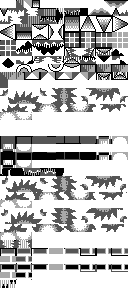
#> input picture levels/chr_data/bg_tiles.png, 128 x 288 px, given in place of sprite_tiles.png, which was not available
$ python make_cube_icon_frames.py ../levels/chr_data/bg_tiles.png
#> lines starting #> are read from the running program, lines starting #| are printed output that depends on the picture
"""In-game rotation frames of the cube icons (icon select icons 0..25).

    python tools/make_cube_icon_frames.py            # frames PNG -> C (creates the PNG if missing)
    python tools/make_cube_icon_frames.py --regen    # (re)make the frames PNG

levels/chr_data/game_art/cube_icon_frames.png: icon 0, the original cube, 24 frames of 16x16: 0, 7.5, ...
172.5 degrees clockwise (the game draws 180..352.5 as these flipped both ways). Grey level =
sprite colour: white transparent, light grey 1 (secondary colour), dark grey 2 (primary
colour), black 3. Its hand-drawn 15 degree frames from sprite_tiles.png; in between, the frame
before turned 7.5 degrees (RotSprite) with its outline cleaned up (between). Can be touched up by
hand: --regen overwrites it.

levels/chr_data/game_art/fd_cube_frames.png: icons 1..26, the Famidash cubes (famidash-main next to this
repo: GRAPHICS/Icons/bankicon01..0E.chr - not 00, its default cube -, the 10 contest winners,
starfox.chr, cat.chr), one 16 px row each, 24 frames of 16x16 like icon 0: 0, 7.5, ... 172.5
degrees clockwise (cat.chr: an 8 KB sheet with 22.5 degree frames, see fd_sheet_frames). The 15 degree ones: 0..75 are Famidash's hand-drawn quarter turn, 90..165 the same
turned 90 degrees (exact, pixel for pixel), or the quarter again for an icon that looks the same
turned or spins in 3D (see fd_frames). The ones in between like icon 0's, or the frame before
again for the icons drawn spinning in 3D (FD_3D). 14x14 at
(1, 1) like the original cube. Made when missing or with --regen (needs famidash-main then).

levels/chr_data/game_art/ship_frames.png: the ship, 31 frames of 16x16 from 45 degrees nose down to 45 up
in 3 degree steps (same colours). The old hand-drawn ship frames at 45, 24, 0, -24, -45 degrees,
RotSprite of the level one in between; made when missing or with --regen.

levels/chr_data/game_art/ball_frames.png: the ball, 24 frames like a cube icon. Its old hand-drawn frames at
0 and 30 degrees, RotSprite in between; made when missing or with --regen.

levels/chr_data/game_art/ufo_frames.png: the UFO, Famidash's (GRAPHICS/Icons/bankicon00.chr tiles $3E/$3F,
the left half of an 8x16 pair it draws mirrored for the right), 5 frames: 15 and 8 degrees nose
down, level, 8 and 15 up (same colours): RotSprite of the level one; made when missing or with
--regen (needs famidash-main then).

levels/chr_data/game_art/mini_frames.png: the mini ship, ball and UFO, frames of 8x8 (same colours), RotSprite
of their 8x8 images in sprite_tiles.png (pairs 61, 62, 9: the top halves): the ship 30, 15, 0, -15,
-30 degrees clockwise (45 does not fit 8x8; its black outline weighted down, see mini_frames), the
ball 0, 22.5 .. 157.5 (like a cube icon, the other half turn flipped both ways), the UFO level, 8 and
15 degrees nose down (drawn mirrored for nose up). Made when missing or with --regen.

src/graphics/cube_icon_frames.c (bank 61: icon 0, ship, ball, UFO, mini frames) and cube_fd_frames_0.c /
cube_fd_frames_1.c .. cube_fd_frames_4.c (banks 62 / 63 / 66 / 67 / 68: 10 icons each, the last 5), nothing
else in their banks, not even
code (GDMA needs 16 byte aligned data): per frame 4 sprite tiles, left 8x16 pair then right pair
(64 bytes). The gameplay VBlank handler copies the frame shown into sprite tiles 0..3 / 4..7.
"""
import math
import sys
from collections import deque
from pathlib import Path

from PIL import Image

ROOT = Path(__file__).resolve().parent.parent
FRAMES = ROOT / "levels" / "chr_data" / "game_art" / "cube_icon_frames.png"
FD_PNG = ROOT / "levels" / "chr_data" / "game_art" / "fd_cube_frames.png"
FD_ROOT = ROOT.parent / "famidash-main"
FD_CHR = [f"GRAPHICS/Icons/bankicon{i:02X}.chr" for i in range(1, 15)] + \
         [f"fan icon collection/CONTEST WINNERS/contest{i:X}.chr" for i in range(1, 11)] + \
         ["fan icon collection/starfox.chr"]
CUSTOM_ICONS = [
    (ROOT / "levels" / "chr_data" / "game_art" / "improved_cat_icon.chr", [0, 1, 16, 17]),
    (ROOT / "levels" / "chr_data" / "game_art" / "pbaxx.chr", [0, 1, 16, 17]),
    (ROOT / "levels" / "chr_data" / "game_art" / "tiny_coins_cube_3.chr", [32, 33, 48, 49]),
]
# tiny_coins_more_cubes.chr: 18 cubes in 2x2 tile blocks, 5 / 5 / 4 / 4 per row at tile rows 2, 4, 6, 8;
# the first one is tiny_coins_cube_3.chr above
MORE_CHR = ROOT / "levels" / "chr_data" / "game_art" / "tiny_coins_more_cubes.chr"
for _r, _n in ((2, 5), (4, 5), (6, 4), (8, 4)):
    for _c in range(_n):
        if (_r, _c) != (2, 0):
            _t = 16 * _r + 2 * _c
            CUSTOM_ICONS.append((MORE_CHR, [_t, _t + 1, _t + 16, _t + 17]))
#> in main, `img = Image.new("L", (NUM_FRAMES * 16, 16), 255)`: img: PIL image 384x16 L; every value is 255

FD_COUNT, FD_FRAMES, FD_PER_BANK, FD_BANKS = len(FD_CHR) + len(CUSTOM_ICONS), 24, 10, (62, 63, 66, 67, 68)
# drawn spinning in 3D, not in the picture's plane: no turned frames in between
FD_3D = {"contest1.chr", "contest5.chr", "contest8.chr"}
OUT_C = ROOT / "src" / "graphics" / "cube_icon_frames.c"
OUT_FD_C = ROOT / "src" / "graphics" / "cube_fd_frames_{}.c"
OUT_H = ROOT / "include" / "cube_icon_frames.h"
NUM_FRAMES = 24
SHIP_PNG = ROOT / "levels" / "chr_data" / "game_art" / "ship_frames.png"
SHIP_FRAMES = 31                     # 45 .. -45 degrees in 3 degree steps
SHIP_IDX = lambda deg: (45 - deg) // 3
HAND_SHIP = {0: 45, 1: 24, 3: 0, 5: -24, 6: -45}   # old hand-drawn frame: its angle (2, 4 were generated)
BALL_PNG = ROOT / "levels" / "chr_data" / "game_art" / "ball_frames.png"
UFO_PNG = ROOT / "levels" / "chr_data" / "game_art" / "ufo_frames.png"
UFO_ANGLES = [15, 8, 0, -8, -15]   # frame k: degrees clockwise (nose down .. level .. up)
UFO_FRAMES = len(UFO_ANGLES)
MINI_PNG = ROOT / "levels" / "chr_data" / "game_art" / "mini_frames.png"
MINI_SHIP_ANGLES = [30, 15, 0, -15, -30]
MINI_BALL_ANGLES = [22.5 * k for k in range(8)]
MINI_UFO_ANGLES = [0, 8, 15]
MINI_FRAMES = len(MINI_SHIP_ANGLES) + len(MINI_BALL_ANGLES) + len(MINI_UFO_ANGLES)
HAND_BALL = {6: 0, 8: 4}             # sprite_tiles.png pair of an old ball frame: its frame (x 7.5 degrees)
SCROLL_SPEED_FP = 714                # gameplay.c: x speed, 8.8 px per frame
STEP = 7.5   # degrees per frame
SHADE = [255, 170, 85, 0]


def scale2x(g):
    h, w = len(g), len(g[0])
    o = [[0] * (2 * w) for _ in range(2 * h)]
    for y in range(h):
        for x in range(w):
            e = g[y][x]
            b = g[y - 1][x] if y > 0 else e
            h_ = g[y + 1][x] if y < h - 1 else e
            d = g[y][x - 1] if x > 0 else e
            f = g[y][x + 1] if x < w - 1 else e
            if b != h_ and d != f:
                o[2 * y][2 * x] = d if d == b else e
                o[2 * y][2 * x + 1] = f if b == f else e
                o[2 * y + 1][2 * x] = d if d == h_ else e
                o[2 * y + 1][2 * x + 1] = f if h_ == f else e
            else:
                o[2 * y][2 * x] = o[2 * y][2 * x + 1] = o[2 * y + 1][2 * x] = o[2 * y + 1][2 * x + 1] = e
    return o


def rotate(canvas, angles, cx=8.0, cy=8.0):
    """RotSprite: a 16x16 canvas turned clockwise by each angle (degrees) around (cx, cy)."""
    big = scale2x(scale2x(scale2x(canvas)))   # 128x128
    frames = []
    for deg in angles:
        a = math.radians(deg)
        ca, sa = math.cos(a), math.sin(a)
        f = [[0] * 16 for _ in range(16)]
        for y in range(16):
            for x in range(16):
                # clockwise on screen: sample the source rotated back
                px, py = x + 0.5 - cx, y + 0.5 - cy
                sx, sy = px * ca + py * sa + cx, -px * sa + py * ca + cy
                bx, by = int(math.floor(sx * 8)), int(math.floor(sy * 8))
                if 0 <= bx < 128 and 0 <= by < 128:
                    f[y][x] = big[by][bx]
        frames.append(f)
    return frames


def clean_outline(f):
    """A turned frame tidied up: lone pixels sticking out of the silhouette removed and its edge
    redrawn as a 1 px outline (colour 3)."""
    g = [row[:] for row in f]
    near = ((1, 0), (-1, 0), (0, 1), (0, -1))
    inside = lambda x, y: 0 <= x < 16 and 0 <= y < 16 and g[y][x] != 0
    for _ in range(2):
        for y in range(16):
            for x in range(16):
                if g[y][x] and sum(inside(x + dx, y + dy) for dx, dy in near) <= 1:
                    g[y][x] = 0
    out = [row[:] for row in g]
    for y in range(16):
        for x in range(16):
            if g[y][x] and not all(inside(x + dx, y + dy) for dx, dy in near):
                out[y][x] = 3
    return out


def between(f):
    """The frame 7.5 degrees after a hand-drawn one: it turned (RotSprite), outline cleaned."""
    return clean_outline(rotate(f, [STEP])[0])


# [85 lines left out: functions ship_frames, ufo_frames, voted, mini_frames, not called in this run]


def default_cube():
    """Icon 0, the original cube: its hand-drawn 15 degree frames from sprite_tiles.png (the
    metasprites of src/graphics/icon1.c composed into 16x16), each followed by itself turned 7.5
    degrees (between)."""
    st = Image.open(ROOT / "levels" / "chr_data" / "game_art" / "sprite_tiles.png").convert("L")
#> st is the input picture: PIL image 128x288 L; min 0, max 255, mean 186.1
    idx = lambda v: min(range(4), key=lambda i: abs(v - SHADE[i]))

    def pair(n, fx, fy):   # 8x16 image of tile pair n
        return [[idx(st.getpixel((n * 8 + (7 - x if fx else x), 15 - y if fy else y))) for x in range(8)]
                for y in range(16)]
    # frames 0..5 of a quarter turn: (left pair, flip y), (right pair = same image, flips)
    quarter = [(0, 0, 0, 1, 0), (1, 0, 1, 1, 1), (2, 0, 2, 1, 1), (3, 0, 3, 1, 0), (2, 1, 2, 1, 0), (1, 1, 1, 1, 0)]
    hand = []
    for li, lfy, ri, rfx, rfy in quarter:
        L, R = pair(li, 0, lfy), pair(ri, rfx, rfy)
        hand.append([L[y] + R[y] for y in range(16)])
#> after the loop, hand = 6 items
    # the original cube looks the same turned 90 degrees: 90..165 = 0..75
    hand = hand + hand
#> hand = 12 items
    out = []
    for f in hand:
        out += [f, between(f)]
#> this loop made 12 passes
#> after the loop, out = 24 items
    return out


# [96 lines left out: functions ball_frames, fd_frames, fd_sheet_frames, decode_tile_nes, not called in this run]


def custom_frames(path, tiles):
    d = path.read_bytes()
    col = {0: 0, 1: 3, 2: 1, 3: 2}
    t = [decode_tile_nes(d[i * 16:(i + 1) * 16], col) for i in tiles]
    grid = [[0] * 16 for _ in range(16)]
    for y in range(8):
        for x in range(8):
            grid[y][x] = t[0][y][x]
            grid[y][8 + x] = t[1][y][x]
            grid[8 + y][x] = t[2][y][x]
            grid[8 + y][8 + x] = t[3][y][x]
    quarter = [grid]
    for k in range(1, NUM_FRAMES // 2):
        deg = k * STEP
        quarter.append(clean_outline(rotate(grid, [deg])[0]))
    turn = lambda f: [[f[15 - x][y] for x in range(16)] for y in range(16)]
    return quarter + [turn(f) for f in quarter]


def main():
    if "--regen" in sys.argv or not FRAMES.exists():
        img = Image.new("L", (NUM_FRAMES * 16, 16), 255)
        for k, f in enumerate(default_cube()):
            for y in range(16):
                for x in range(16):
                    img.putpixel((k * 16 + x, y), SHADE[f[y][x]])
#> this loop made 16 passes
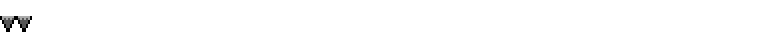
#> img: PIL image 384x16 L (shown 2 times larger); min 0, max 255, mean 252.6
        img.save(FRAMES)
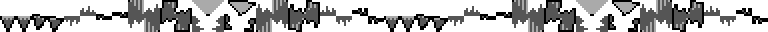
#> saved as cube_icon_frames.png: PIL image 384x16 L (shown 2 times larger); min 0, max 255, mean 179.2
        print("wrote", FRAMES)

    # made when missing or with --regen; icons added to FD_CHR / CUSTOM_ICONS since: their rows are appended
    # (the rows already there may have been touched up by hand)
    old = None if "--regen" in sys.argv or not FD_PNG.exists() else Image.open(FD_PNG).convert("L")
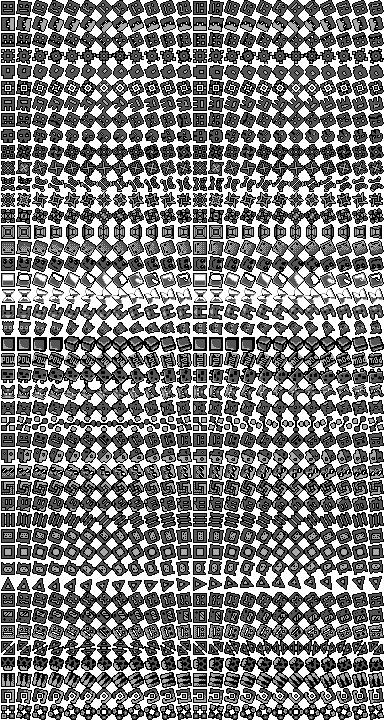
#> input picture levels/chr_data/fd_cube_frames.png, 384 x 720 px, found by its file name
#> old is the input picture: PIL image 384x720 L; min 0, max 255, mean 125.9
    if old is None or old.height < FD_COUNT * 16:
        img = Image.new("L", (FD_FRAMES * 16, FD_COUNT * 16), 255)
        first = 0
        if old is not None:
            img.paste(old, (0, 0))
            first = old.height // 16
        for r in range(first, len(FD_CHR)):
            for k, f in enumerate(fd_frames(FD_ROOT / FD_CHR[r])):
                for y in range(16):
                    for x in range(16):
                        img.putpixel((k * 16 + x, r * 16 + y), SHADE[f[y][x]])
        for i, (path, tiles) in enumerate(CUSTOM_ICONS):
            r = len(FD_CHR) + i
            if r >= first:
                for k, f in enumerate(custom_frames(path, tiles)):
                    for y in range(16):
                        for x in range(16):
                            img.putpixel((k * 16 + x, r * 16 + y), SHADE[f[y][x]])
        img.save(FD_PNG)
        print("wrote", FD_PNG)
    else:
        img = old
        for i, (path, tiles) in enumerate(CUSTOM_ICONS):
            r = len(FD_CHR) + i
            for k, f in enumerate(custom_frames(path, tiles)):
                for y in range(16):
                    for x in range(16):
                        img.putpixel((k * 16 + x, r * 16 + y), SHADE[f[y][x]])
        img.save(FD_PNG)
        print("updated custom icons in", FD_PNG)

    if "--regen" in sys.argv or not SHIP_PNG.exists():
        img = Image.new("L", (SHIP_FRAMES * 16, 16), 255)
        for k, f in enumerate(ship_frames()):
            for y in range(16):
                for x in range(16):
                    img.putpixel((k * 16 + x, y), SHADE[f[y][x]])
        img.save(SHIP_PNG)
        print("wrote", SHIP_PNG)

    if "--regen" in sys.argv or not BALL_PNG.exists():
        img = Image.new("L", (NUM_FRAMES * 16, 16), 255)
        for k, f in enumerate(ball_frames()):
            for y in range(16):
                for x in range(16):
                    img.putpixel((k * 16 + x, y), SHADE[f[y][x]])
        img.save(BALL_PNG)
        print("wrote", BALL_PNG)

    if "--regen" in sys.argv or not UFO_PNG.exists():
        img = Image.new("L", (UFO_FRAMES * 16, 16), 255)
        for k, f in enumerate(ufo_frames()):
            for y in range(16):
                for x in range(16):
                    img.putpixel((k * 16 + x, y), SHADE[f[y][x]])
        img.save(UFO_PNG)
        print("wrote", UFO_PNG)

    if "--regen" in sys.argv or not MINI_PNG.exists():
        img = Image.new("L", (MINI_FRAMES * 8, 8), 255)
        for k, f in enumerate(mini_frames()):
            for y in range(8):
                for x in range(8):
                    img.putpixel((k * 8 + x, y), SHADE[f[y][x]])
        img.save(MINI_PNG)
        print("wrote", MINI_PNG)

    idx = lambda v: min(range(4), key=lambda i: abs(v - SHADE[i]))
    data = bytearray()

    # [11 lines left out: function add_frame, not called in this run]
    img = Image.open(FRAMES).convert("L")
    for k in range(NUM_FRAMES):
        add_frame(img, k * 16, 0)
    ship_first = len(data) // 64
    img = Image.open(SHIP_PNG).convert("L")
    for k in range(SHIP_FRAMES):
        add_frame(img, k * 16, 0)
    ball_first = len(data) // 64
    img = Image.open(BALL_PNG).convert("L")
    for k in range(NUM_FRAMES):
        add_frame(img, k * 16, 0)
    ufo_first = len(data) // 64
    img = Image.open(UFO_PNG).convert("L")
    for k in range(UFO_FRAMES):
        add_frame(img, k * 16, 0)
    # mini frames: 64 bytes like the others (the same copy), the image in the first tile, the rest empty
    mini_first = len(data) // 64
    img = Image.open(MINI_PNG).convert("L")
    for k in range(MINI_FRAMES):
        for y in range(8):
            lo = hi = 0
            for x in range(8):
                v = idx(img.getpixel((k * 8 + x, y)))
                lo = (lo << 1) | (v & 1)
                hi = (hi << 1) | (v >> 1)
            data += bytes([lo, hi])
        data += bytes(48)
    # |vertical speed| (8.8) from which the ship tilts k steps (3k degrees, rounded): its flight
    # direction, atan(vy / x speed)
    steps = [round(SCROLL_SPEED_FP * math.tan(math.radians(3 * k - 1.5))) for k in range(1, 16)]
    # the UFO: not its flight direction (it would sit tilted all the time), calmer: its speed runs from
    # -823 (a jump) to 807 (falling), 10 degrees only right after a jump or near its top fall speed
    ufo_steps = [300, 750]

    def carr(b):
        return ",\n".join("    " + ", ".join(f"0x{v:02X}" for v in b[i:i + 16]) for i in range(0, len(b), 16))
    main_len = len(data)
    lines = carr(data)

    fd_img = Image.open(FD_PNG).convert("L")
    fd_banks = (FD_COUNT + FD_PER_BANK - 1) // FD_PER_BANK
    for b in range(fd_banks):
        data = bytearray()
        for r in range(b * FD_PER_BANK, min(FD_COUNT, (b + 1) * FD_PER_BANK)):
            for k in range(FD_FRAMES):
                add_frame(fd_img, k * 16, r * 16)
        Path(str(OUT_FD_C).format(b)).write_text(f"""#pragma bank {FD_BANKS[b]}
// Generated by tools/make_cube_icon_frames.py from levels/chr_data/game_art/fd_cube_frames.png. Do not edit.
// The only thing in its bank (no code either), so 16 byte aligned: GDMA source.

#include <gb/gb.h>
#include "cube_icon_frames.h"

BANKREF(cube_fd_frames_{b})

const uint8_t cube_fd_frames_{b}[{len(data)}] = {{
{carr(data)}
}};
""")

    OUT_C.write_text(f"""#pragma bank 61
// Generated by tools/make_cube_icon_frames.py from levels/chr_data/game_art/cube_icon_frames.png,
// ship_frames.png, ball_frames.png, ufo_frames.png and mini_frames.png. Do not edit.
// The only thing in its bank (no code either), so 16 byte aligned: GDMA source.

#include <gb/gb.h>
#include "cube_icon_frames.h"

BANKREF(cube_icon_frames)

const uint8_t cube_icon_frames[{main_len}] = {{
{lines}
}};
""")
    OUT_H.write_text(f"""// Generated by tools/make_cube_icon_frames.py. Do not edit.
#ifndef CUBE_ICON_FRAMES_H
#define CUBE_ICON_FRAMES_H

#include <gb/gb.h>
#include <stdint.h>

#define CUBE_ICON_FRAMES {NUM_FRAMES}   // 0..172.5 degrees in 7.5 degree steps; 180..352.5 = flipped both ways

BANKREF_EXTERN(cube_icon_frames)
extern const uint8_t cube_icon_frames[];   // per frame: left 8x16 pair, right pair (64 bytes)

// Icon 0 (the original cube): frame 0..23 in cube_icon_frames
#define CUBE_ICON0_FRAME(frame) (cube_icon_frames + (uint16_t)(frame) * 64u)

// Icons 1..{FD_COUNT} (Famidash): {FD_FRAMES} frames like icon 0, {FD_PER_BANK} icons per bank
#define CUBE_FD_COUNT {FD_COUNT}
#define CUBE_FD_FRAMES {FD_FRAMES}
#define CUBE_FD_PER_BANK {FD_PER_BANK}
""" + "".join(f"BANKREF_EXTERN(cube_fd_frames_{b})\nextern const uint8_t cube_fd_frames_{b}[];\n" for b in range(fd_banks)) + f"""

// Ship frames, after the cube ones: frame k tilted 45 - 3k degrees (0 nose steep down, level, 30 up)
#define SHIP_FRAME_COUNT {SHIP_FRAMES}
#define SHIP_FRAME_LEVEL {SHIP_FRAMES // 2}
#define SHIP_FRAME(k) (cube_icon_frames + ((uint16_t){ship_first} + (k)) * 64u)
// Ball frames, after the ship: 0..172.5 degrees like a cube icon (drawn at x + 0, not x - 1)
#define BALL_FRAME(k) (cube_icon_frames + ((uint16_t){ball_first} + (k)) * 64u)
// UFO frames, after the ball: frame k tilted {", ".join(str(a) for a in UFO_ANGLES)} degrees clockwise (nose down, level, up)
#define UFO_FRAME_COUNT {UFO_FRAMES}
#define UFO_FRAME_LEVEL {UFO_FRAMES // 2}
#define UFO_FRAME(k) (cube_icon_frames + ((uint16_t){ufo_first} + (k)) * 64u)
// Mini frames, after the UFO: the image in the first tile (top of the left 8x16 pair). Ship
// {", ".join(str(a) for a in MINI_SHIP_ANGLES)} degrees clockwise, ball 0..157.5 in 22.5 degree steps (the
// other half turn flipped both ways), UFO level, {", ".join(str(a) for a in MINI_UFO_ANGLES[1:])} nose down (mirrored: nose up)
#define MINI_SHIP_FRAMES {len(MINI_SHIP_ANGLES)}
#define MINI_BALL_FRAMES {len(MINI_BALL_ANGLES)}
#define MINI_UFO_FRAMES {len(MINI_UFO_ANGLES)}
#define MINI_SHIP_FIRST 0
#define MINI_BALL_FIRST {len(MINI_SHIP_ANGLES)}
#define MINI_UFO_FIRST {len(MINI_SHIP_ANGLES) + len(MINI_BALL_ANGLES)}
#define MINI_FRAME_COUNT {MINI_FRAMES}
#define MINI_FRAME(k) (cube_icon_frames + ((uint16_t){mini_first} + (k)) * 64u)

// |vel_y| (8.8) from which the ship tilts one more step: the frame for its flight direction. An
// initializer, not an array: anything defined here would also land in bank 61 ahead of the frames
#define SHIP_TILT_VY {{ {", ".join(str(v) for v in steps)} }}
// ... and the UFO
#define UFO_TILT_VY {{ {", ".join(str(v) for v in ufo_steps)} }}

#endif
""")
    print(f"icon 0 x {NUM_FRAMES} + {SHIP_FRAMES} ship + {NUM_FRAMES} ball + {UFO_FRAMES} UFO + {MINI_FRAMES} mini frames: {main_len} bytes, "
          f"{FD_COUNT} Famidash icons x {FD_FRAMES} frames in {fd_banks} banks")


if __name__ == "__main__":
#> (the run stopped early here; a loop or call above may not have finished)
